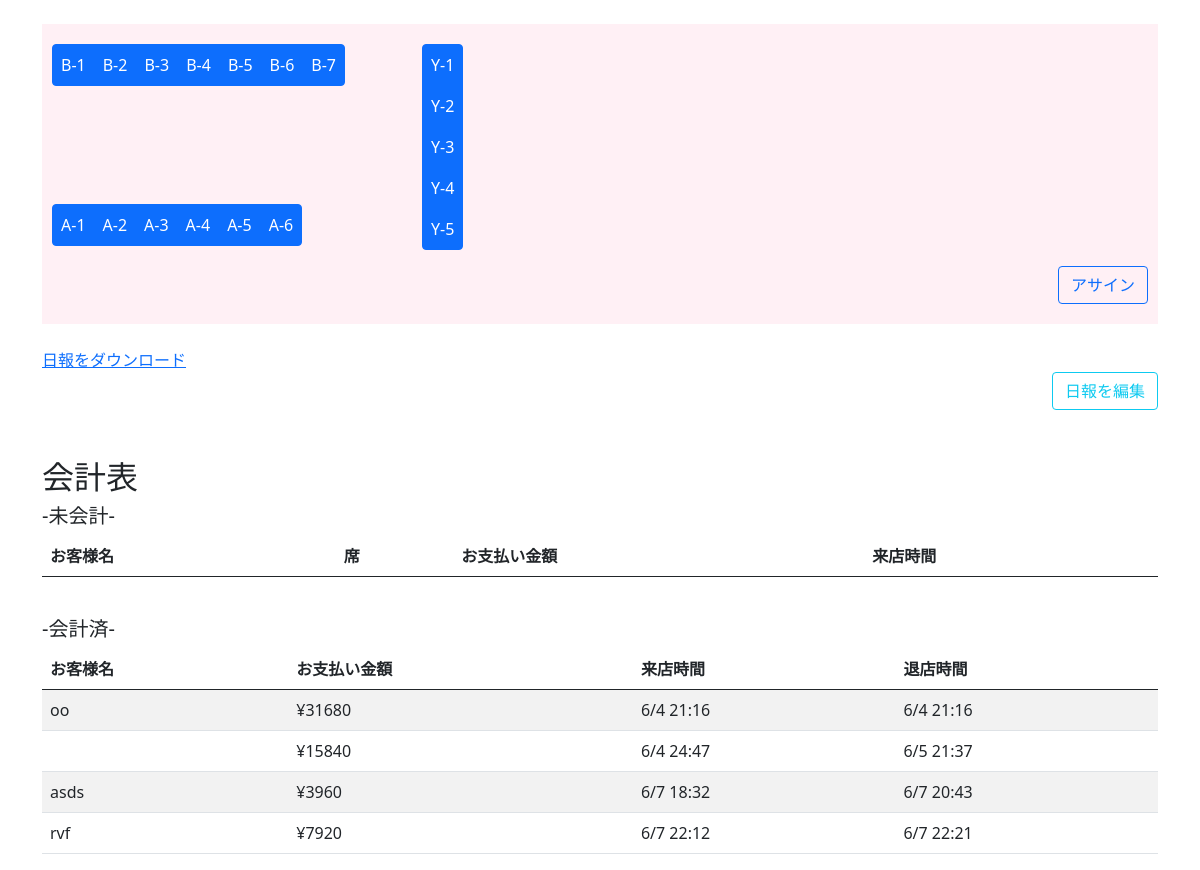
Page /seat on the earlier database version.
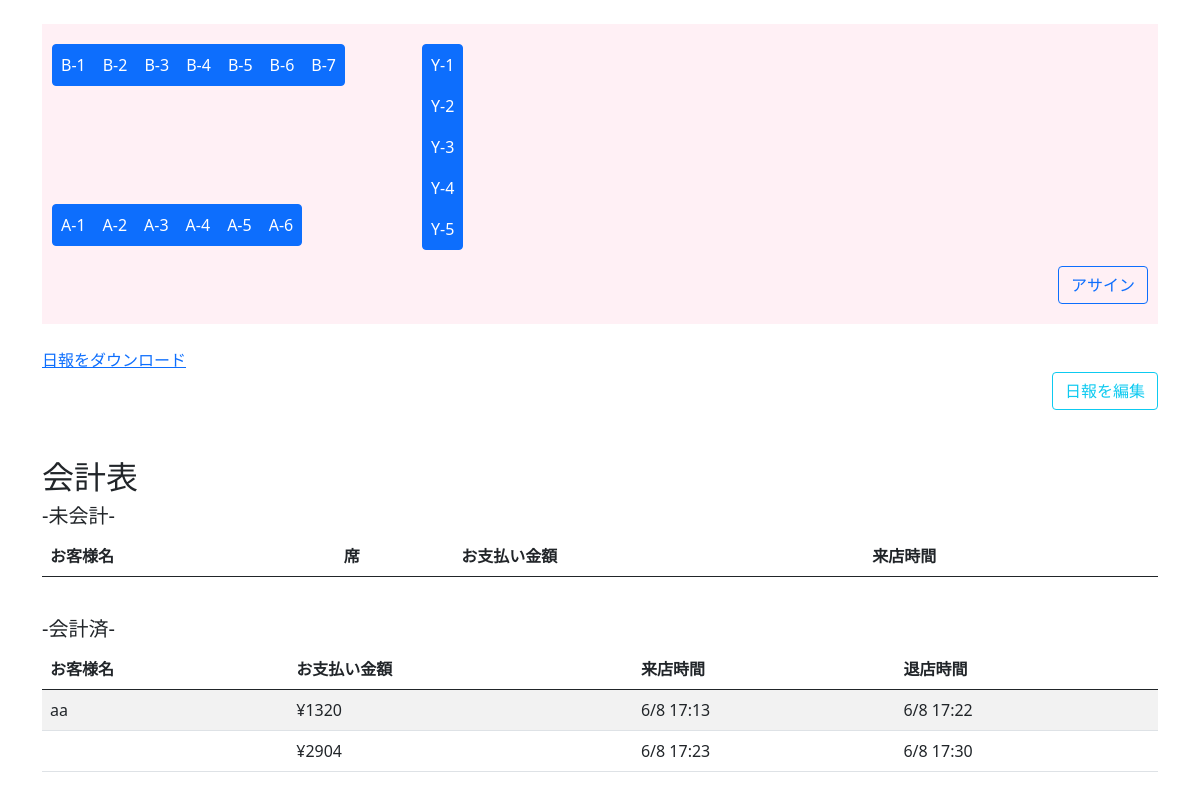
Same page on the later database version.
### attendance/models.py (models this page shows, shortened)
class Seat(models.Model):
    Seat_ID = models.CharField(max_length=10, null=True)
    CheckSheet = models.ForeignKey(CheckSheet, on_delete=models.CASCADE)
    attr = models.CharField(max_length=3, null=True)
    pos_x = models.IntegerField(default=0)
    pos_y = models.IntegerField(default=0)
    is_use = models.BooleanField(default=False)
    def __str__(self):
        return self.Seat_ID

class CheckSheet(models.Model):
    total_fee = models.IntegerField(default=0)
    discount = models.IntegerField(default=0)
    how_cash = models.CharField(max_length=20, null=True)
    asign = models.BooleanField(default=False)
    client_name = models.CharField(max_length=20, null=True)
    client_num = models.IntegerField(default=0)
    start_time = models.DateTimeField(verbose_name="来店時間")
    end_time = models.DateTimeField(verbose_name="退店時間")
    start_overtime = models.CharField(max_length=20, null=True)
    end_overtime = models.CharField(max_length=20, null=True)
    drink_staff = models.ManyToManyField("Account",related_name="drink",through="SheetStaffRelation")
    staff = models.ManyToManyField("Account",through="SheetAccountRelation")
    memo_str = models.CharField(max_length=100, null=True)

### attendance/views.py (the view, shortened to what this page needs)
# urls.py: path("seat", views.SelectSeat.as_view(), name="SelectSeat"),
class SelectSeat(ListView):
    model = Seat
    template_name = "attendance/select_seat.html"
    def get(self, request):
        context = {
            "object_list": Seat.objects.all(),
            "CheckSheet_list": CheckSheet.objects.all(),
            }
        return render(request,"attendance/select_seat.html", context)

### templates/attendance/select_seat.html (shortened to what this page needs)
{% extends "attendance/DB5_base.html" %}
{% block body %}
<div class="container" name="container"><br>
<form action="{% url 'SelectSeat' %}" method="post">
    <div class="col position-relative" style="background-color: lavenderblush; height: 300px;">
        <div class="btn-group" role="group" style="position: absolute; left: 10px; top: 20px">
        {% for seat in object_list %}
        {% if seat.attr == "B" %}
            {% if not seat.is_use %}
            <label class="btn btn-primary p-2" for="seat-{{seat}}" name="seat-{{seat}}">
                {{seat}}
            </label>
            {% else %}
                <button type="submit" class="btn btn-danger p-2" name="dager_button" value="{{seat.pk}}">{{seat}}</button>
            {% endif %}
        {% endif %}
        {% endfor %}
        </div>
        <div class="btn-group" role="group" style="position: absolute; left: 10px; top: 180px">
        {% for seat in object_list %}
        {% if seat.attr == "A" %}
            {% if not seat.is_use %}
                <label class="btn btn-primary p-2" for="seat-{{seat}}" name="p_label">
                    {{seat}}
                </label>
            {% else %}
                <button type="submit" class="btn btn-danger p-2" name="dager_button" value="{{seat.pk}}">{{seat}}</button>
            {% endif %}
        {% endif %}
        {% endfor %}
        </div>
        <div class="btn-group-vertical" role="group" style="position: absolute; left: 380px; top: 20px">
            {% for seat in object_list %}
            {% if seat.attr == "Y" %}
                {% if not seat.is_use %}
                    <label class="btn btn-primary p-2" for="seat-{{seat}}" name="p_label">
                        {{seat}}
                    </label>
                {% else %}
                    <button type="submit" class="btn btn-danger p-2" name="dager_button" value="{{seat.pk}}">{{seat}}</button>
                {% endif %}
            {% endif %}
            {% endfor %}
        </div>
        <input type="submit" name="comp_btn" class="btn btn-outline-primary" style="position: absolute; right: 10px; bottom: 20px" value="アサイン">
    </div>
    <br>
    <a href="{% url 'Daily' %}">日報をダウンロード</a>
    <span class="d-grid gap-2 d-md-flex justify-content-end">
        <a class="btn btn-outline-info" href="{% url 'DailyEdit' %}">日報を編集</a>
    </span>
    <br><br>
    <h2>会計表</h2>
    <div class="asign_table">
        <h5>-未会計-</h5>
        <table class="table table-striped">
            <thead>
                <tr>
                <th scope="col">お客様名</th>
                <th scope="col">席</th>
                <th scope="col">お支払い金額</th>
                <th scope="col">来店時間</th>
                </tr>
            </thead>
        </table>
        <br>
        <div class="non_asign_table">
            <h5>-会計済-</h5>
            <table class="table table-striped">
                <thead>
                    <tr>
                    <th scope="col">お客様名</th>
                    <th scope="col">お支払い金額</th>
                    <th scope="col">来店時間</th>
                    <th scope="col">退店時間</th>
                    </tr>
                </thead>
                <tbody>
                    {% for sheet in CheckSheet_list %}
                    {% if sheet.client_name != "clientGOD" and not sheet.asign %}
                        <tr data-href="{% url 'CheckSheet' pk=sheet.pk %}">
                        <td>{{sheet.client_name}}</td>
                        <td>¥{{sheet.total_fee}}</td>
                        <td>{{sheet.start_overtime}}</td>
                        <td>{{sheet.end_overtime}}</td>
                        </tr>
                    {% endif %}
                    {% endfor %}
                </tbody>
            </table>
    </div>
</form>
</div>
{% endblock body %}

### templates/attendance/DB5_base.html (shortened to what this page needs)
{% load static %}
<!DOCTYPE html>
<html lang="ja">
  <head>
    <link href="{% static 'attendance/MDB5s/css/bootstrap.min.css' %}" rel="stylesheet">
    <link rel="stylesheet" href="https://cdn.jsdelivr.net/npm/bootstrap-icons@1.8.0/font/bootstrap-icons.css">
</head>
  <body>
    {% block body %}
    {% endblock %}
    </body>
</html>

Differences in the rows shown:
removed CheckSheet: client_name "oo", total_fee "31680", start_overtime "6/4 21:16", end_overtime "6/4 21:16"
removed CheckSheet: total_fee "15840", start_overtime "6/4 24:47", end_overtime "6/5 21:37"
removed CheckSheet: client_name "asds", total_fee "3960", start_overtime "6/7 18:32", end_overtime "6/7 20:43"
removed CheckSheet: client_name "rvf", total_fee "7920", start_overtime "6/7 22:12", end_overtime "6/7 22:21"
added CheckSheet: client_name "aa", total_fee "1320", start_overtime "6/8 17:13", end_overtime "6/8 17:22"
added CheckSheet: total_fee "2904", start_overtime "6/8 17:23", end_overtime "6/8 17:30"
